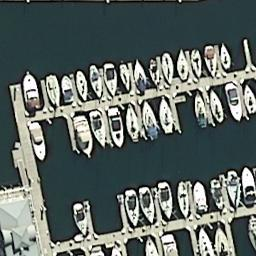
#> input picture dataset/input/HR.png, 256 x 256 px
$ python noiseRSimage.py
#> lines starting #> are read from the running program, lines starting #| are printed output that depends on the picture
#> further down, image is the input picture: shape (256, 256, 3); mean B, G, R 100.5, 103.7, 94.1
# 函数式：skimage.util.random_noise(image, mode=‘gaussian’, seed=None, clip=True, **kwargs)
#
# 参数介绍：
# image：输入图像，类型为ndarray；
# mode：噪声类别，有以下几种：
#     'gaussian'：高斯噪声；
#     'localvar'：高斯分布的加性噪声，在图像每个点都有特点的局部方差；
#     'poisson'：泊松噪声；
#     'salt'：盐噪声，随机将图像像素值变为1；
#     'pepper'：椒噪声，随机将图像像素值变为0或-1；
#     's&p'：椒盐噪声；
#     'speckle'：均匀噪声，（均值mean方差variance），out=image+n*image，n是具有指定均值和方差的均匀噪声；
# seed：可选，int型，如果选择的话，则会在生成噪声前设置随机种子；
# clip：可选，bool型，若为True(default)则在加入‘speckle’,‘poisson’,或 ‘gaussian’这三种噪声后，
#       进行剪切以保证图像数据点都在[0,1]或[-1.1]之间。若为False，则数据可能超出这个范围；
# mean：可选，float型，用于’gaussian’和‘speckle’的均值设置，默认为0；
# var：可选，float型，用于’gaussian’和‘speckle’的方差设置，默认为0.01；
# local_vars：可选，ndarray型，用于‘localvar’的图像每个像素点处的局部方差设置；
# amount：可选，float型，用于‘salt’,‘pepper’和‘s&p’的噪声比例，默认为0.05；
# salt_vs_pepper：可选，float型，用于's&p'中盐噪声与椒噪声的比例，范围为[0, 1]，默认为0.5；

import numpy as np
import cv2
from imageio import imsave

def gaussian_noise(image, mean, var):

#> called with mean = 0, var = 7
    image = np.array(image / 255, dtype=float)
    noise = np.random.normal(mean, var ** 0.5, image.shape)
    out = image + noise
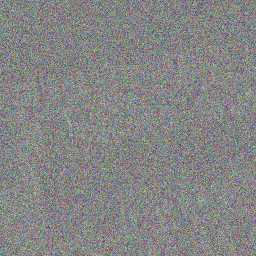
#> out: shape (256, 256, 3) float64; mean of channels 0, 1, 2 0.391, 0.424, 0.383; drawn with min black and max white

    if out.min() < 0:
        low_clip = -1.
    else:
        low_clip = 0.

    out = np.clip(out, low_clip, 1.0)
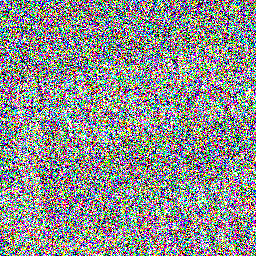
#> out: shape (256, 256, 3) float64; mean of channels 0, 1, 2 0.116, 0.123, 0.111; drawn with min black and max white
    out = np.uint8(out * 255)
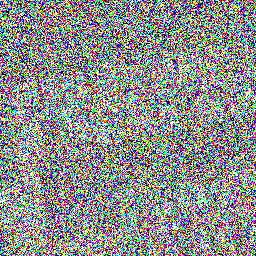
#> out: shape (256, 256, 3); mean of channels 0, 1, 2 141.9, 143.2, 141.7; drawn as B, G, R

    return out

image = cv2.imread(r"./dataset/input/HR.png")

# [4 lines of commented-out code are left out]
noisy5 = gaussian_noise(image, mean=0, var=7)
imsave(f"./dataset/output/noisy5.png", noisy5)


# cv2.imshow('out', v)
# cv2.waitKey()
